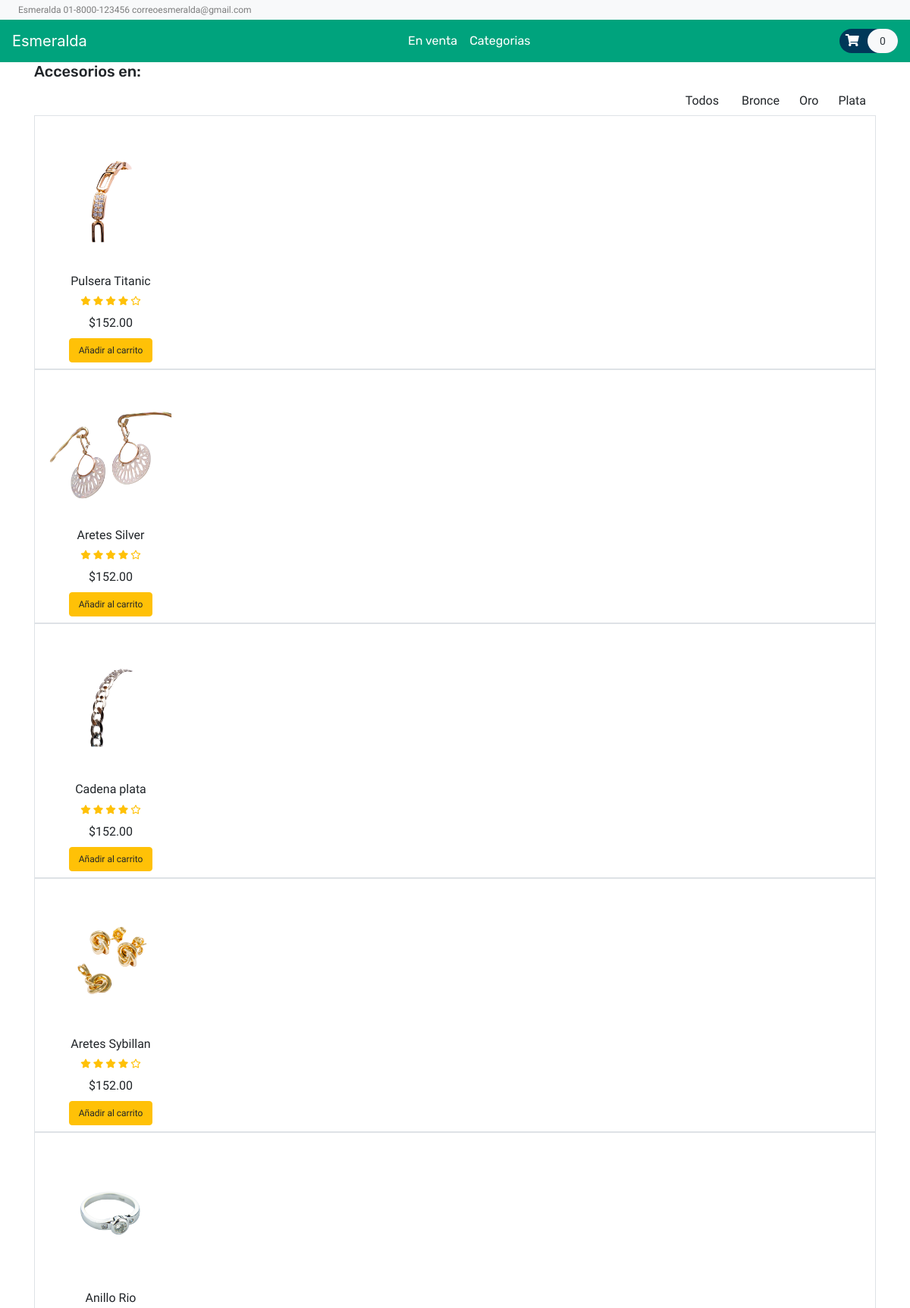
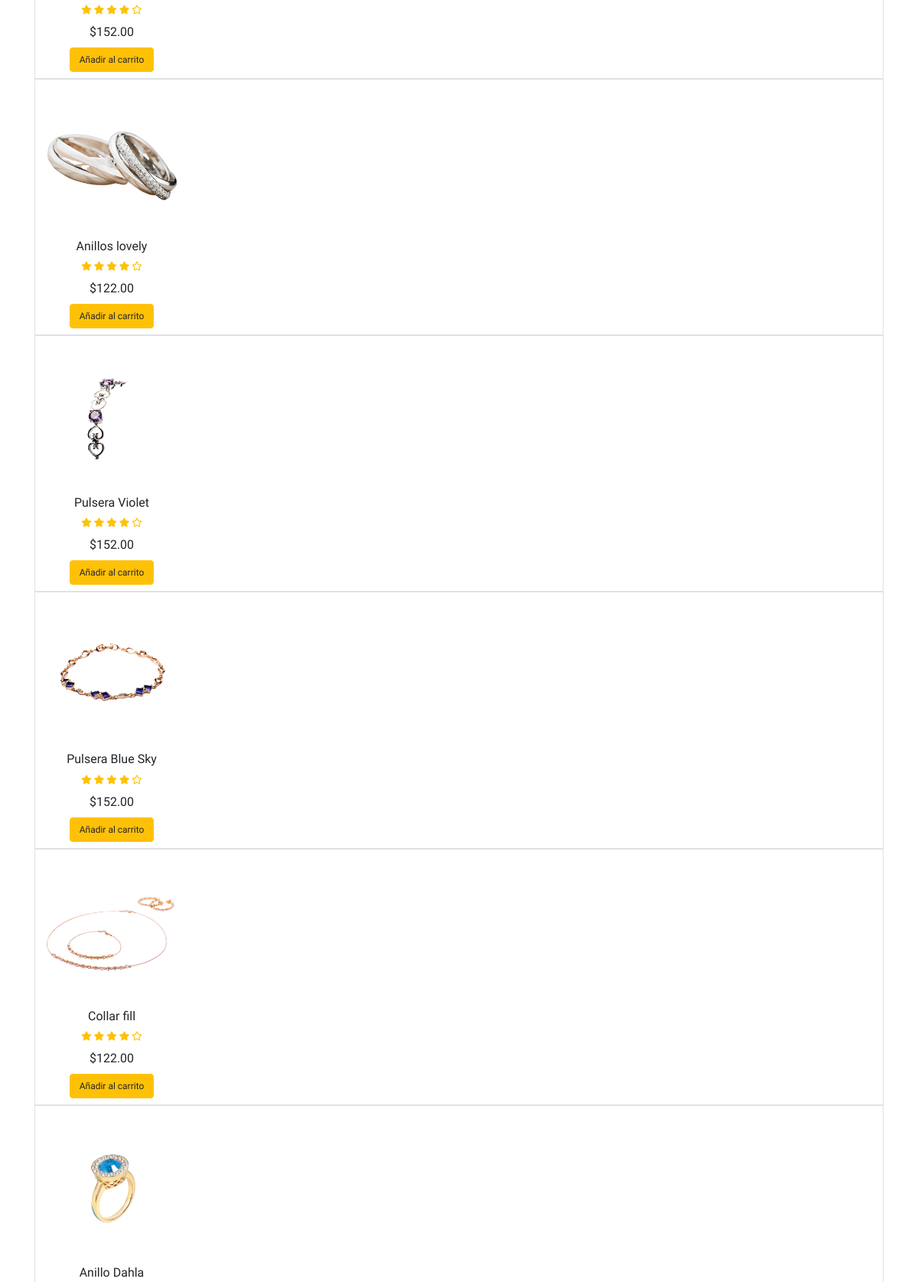
Page /categorias.php (upper part) on the committed database (2 pictures, top to bottom).
### tables this page shows
CREATE TABLE `product` (
  `item_id` int(11) NOT NULL,
  `item_brand` varchar(200) NOT NULL,
  `item_name` varchar(255) NOT NULL,
  `item_price` double(10,2) NOT NULL,
  `item_image` varchar(255) NOT NULL,
  `item_register` datetime DEFAULT NULL,
  `item_desc` varchar(255) NOT NULL
);

### categorias.php (called while the page is built, shortened)
<?php
    include ('header.php');
?>
<?php
         include ('Template/_categorias.php');
?>
<?php
include ('footer.php');
?>

### database/Product.php (called while the page is built, shortened)
<?php
class Product
{
    public $db = null;
    public function __construct(DBController $db)
    {
        $this->db = $db;
    }
    public function getData($table = 'product'){
        $result = $this->db->con->query("SELECT * FROM {$table}");
        $resultArray = array();
        while ($item = mysqli_fetch_array($result, MYSQLI_ASSOC)){
            $resultArray[] = $item;
        }
        return $resultArray;
    }
}

### database/DBController.php (called while the page is built, shortened)
<?php
class DBController
{
    protected $host = 'localhost';
    protected $user = 'root';
    protected $password = '';
    protected $database = "shopee";
    public function __construct()
    {
        $this->con = mysqli_connect($this->host, $this->user, $this->password, $this->database);
    }
}

### functions.php (called while the page is built, shortened)
<?php
require ('database/DBController.php');
require ('database/Product.php');
$db = new DBController();
$product = new Product($db);
$product_shuffle = $product->getData();
$Cart = new Cart($db );

### Template/_categorias.php (the view, shortened to what this page needs)
<?php
    $brand = array_map(function ($pro){ return $pro['item_brand']; }, $product_shuffle);
    $unique = array_unique($brand);
    sort($unique);
    shuffle($product_shuffle);
$in_cart = $Cart->getCartId($product->getData('cart'));
?>
<section id="special-price">
    <div class="container">
        <h4 class="font-rubik font-size-20">Accesorios en:</h4>
        <div id="filters" class="button-group text-right font-baloo font-size-16">
            <button class="btn is-checked" data-filter="*">Todos</button>
            <?php
                array_map(function ($brand){
                    printf('<button class="btn" data-filter=".%s">%s</button>', $brand, $brand);
                }, $unique);
            ?>
        </div>
        <div class="grid">
            <?php array_map(function ($item) use($in_cart){ ?>
            <div class="grid-item border <?php echo $item['item_brand'] ?? "Brand" ; ?>">
                <div class="item py-2" style="width: 200px;">
                    <div class="product font-rale">
                        <a href="<?php printf('%s?item_id=%s', 'product.php',  $item['item_id']); ?>"><img src="<?php echo $item['item_image'] ?? "./assets/products/13.png"; ?>" alt="product1" class="img-fluid"></a>
                        <div class="text-center">
                            <h6><?php echo $item['item_name'] ?? "Unknown"; ?></h6>
                            <div class="rating text-warning font-size-12">
                                <span><i class="fas fa-star"></i></span>
                                <span><i class="fas fa-star"></i></span>
                                <span><i class="fas fa-star"></i></span>
                                <span><i class="fas fa-star"></i></span>
                                <span><i class="far fa-star"></i></span>
                            </div>
                            <div class="price py-2">
                                <span>$<?php echo $item['item_price'] ?? 0 ?></span>
                            </div>
                            <form method="post">
                                <?php
                                if (in_array($item['item_id'], $in_cart ?? [])){
                                    echo '<button type="submit" disabled class="btn btn-success font-size-12">Ya esta en el carrito</button>';
                                }else{
                                    echo '<button type="submit" name="special_price_submit" class="btn btn-warning font-size-12">Añadir al carrito</button>';
                                }
                                ?>
                            </form>
                        </div>
                    </div>
                </div>
            </div>
            <?php }, $product_shuffle) ?>
        </div>
    </div>
</section>

### style.css (style rules this page uses)
button, button:focus { outline: none !important; box-shadow: none !important; }
.font-baloo { font-family: "Baloo Thambi 2", cursive; }
.font-rale { font-family: "Raleway", cursive; }
.font-rubik { font-family: "Rubik", cursive; }
.font-size-12 { font-size: 12px; }
.font-size-16 { font-size: 16px; }
.font-size-20 { font-size: 20px; }

### rows in the picture
product: item_brand "Plata", item_image (picture), item_name "Anillo Rio", item_price "152.00"
product: item_image (picture), item_name "Pulsera Titanic", item_price "152.00"
product: item_image (picture), item_name "Aretes Silver", item_price "152.00"
product: item_image (picture), item_name "Cadena plata", item_price "152.00"
product: item_image (picture), item_name "Aretes Sybillan", item_price "152.00"
product: item_image (picture), item_name "Anillos lovely", item_price "122.00"
product: item_image (picture), item_name "Pulsera Violet", item_price "152.00"
product: item_image (picture), item_name "Pulsera Blue Sky", item_price "152.00"
product: item_image (picture), item_name "Collar fill", item_price "122.00"
product: item_image (picture), item_name "Anillo Dahla"

### other values in the picture
count($product->getData('cart')) "0"
$brand "Bronce Oro"
